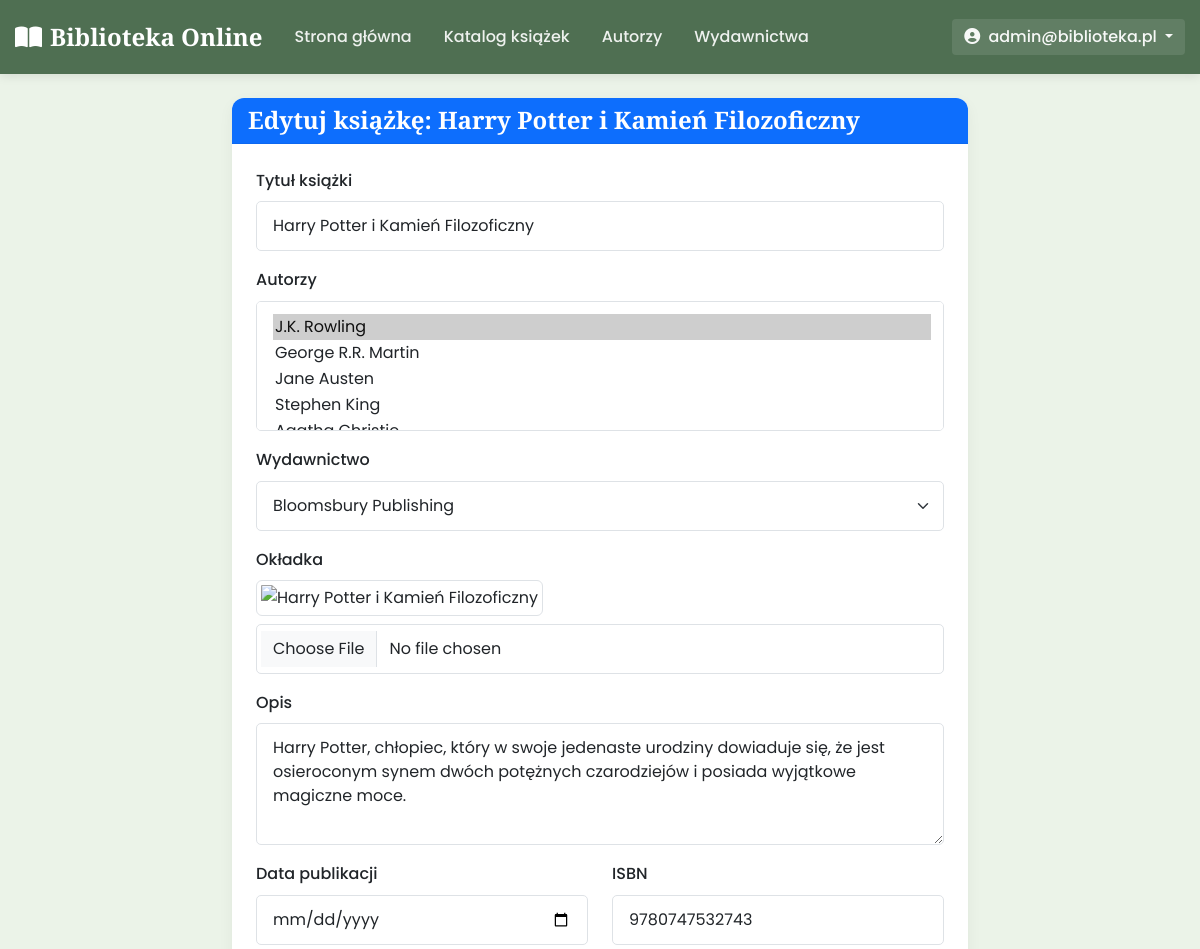
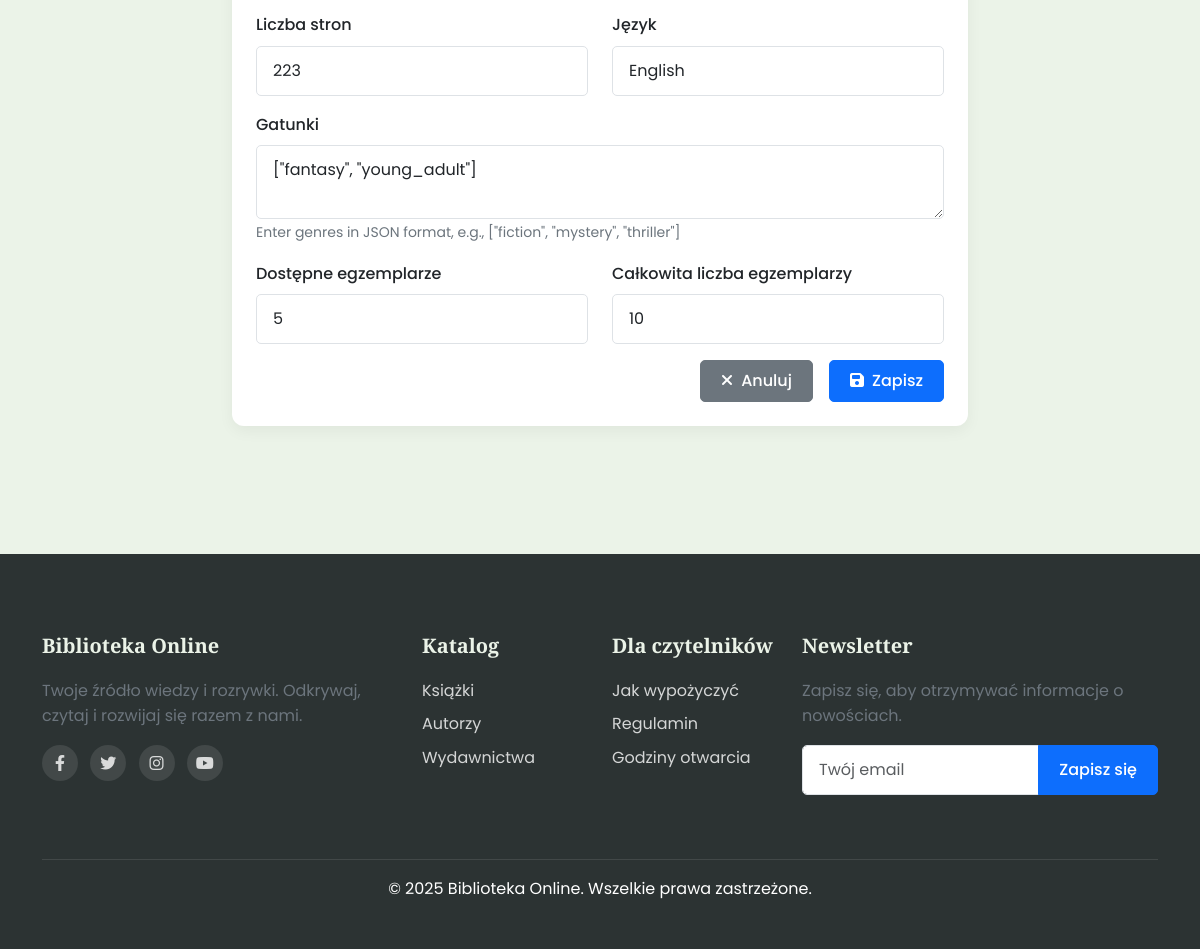
The app's page /librarian/books/1/edit/ (signed in) with its own data (2 pictures, top to bottom).
### accounts/models.py (models this page shows, shortened)
class CustomUser(AbstractUser):
    username = None
    email = models.EmailField(_('email address'), unique=True)
    USERNAME_FIELD = 'email'
    REQUIRED_FIELDS = []
    objects = CustomUserManager()

### library/models.py (models this page shows, shortened)
class Book(models.Model):
    title = models.CharField(max_length=200)
    authors = models.ManyToManyField(Author, related_name='books')
    publisher = models.ForeignKey(Publisher, on_delete=models.SET_NULL, null=True, related_name='books')
    cover = models.ImageField(upload_to='covers/', blank=True, null=True)
    description = models.TextField(blank=True)
    publication_date = models.DateField(blank=True, null=True)
    isbn = models.CharField(max_length=13, blank=True, null=True)
    pages = models.PositiveIntegerField(blank=True, null=True)
    language = models.CharField(max_length=50, blank=True, null=True)
    genres = models.JSONField(blank=True, null=True)
    categories = models.ManyToManyField(Category, related_name='books', blank=True)
    available_copies = models.PositiveIntegerField(default=0)
    total_copies = models.PositiveIntegerField(default=0)

### library/views.py (the view)
# urls.py: path('librarian/books/<int:pk>/edit/', views.book_update, name='book_update'),
@user_passes_test(is_librarian_or_admin)
def book_update(request, pk):
    book = get_object_or_404(Book, pk=pk)
    if request.method == 'POST':
        form = BookForm(request.POST, request.FILES, instance=book)
        if form.is_valid():
            book = form.save()
            messages.success(request, f'Książka "{book.title}" została zaktualizowana pomyślnie.')
            return redirect('book_detail', pk=book.pk)
    else:
        form = BookForm(instance=book)
    return render(request, 'library/librarian/book_form.html', {
        'form': form,
        'book': book,
        'title': f'Edytuj książkę: {book.title}',
    })

### library/models.py (called while the page is built)
    def __str__(self):
        return self.name

    def __str__(self):
        return self.name

### library/views.py (called while the page is built)
def is_librarian_or_admin(user):
    return user.is_authenticated and hasattr(user, 'profile') and (user.profile.role in ['admin', 'librarian'] or user.is_staff)

### templates/library/librarian/book_form.html (shortened to what this page needs)
{% extends 'base.html' %}
{% load static %}
{% block content %}
<div class="container">
    <div class="row">
        <div class="col-lg-8 mx-auto">
            <div class="card">
                <div class="card-header bg-primary text-white">
                    <h4 class="card-title mb-0">{{ title }}</h4>
                </div>
                <div class="card-body">
                    <form method="post" enctype="multipart/form-data">
                        <div class="mb-3">
                            <label for="{{ form.title.id_for_label }}" class="form-label">Tytuł książki</label>
                            {{ form.title }}
                        </div>
                        <div class="mb-3">
                            <label for="{{ form.authors.id_for_label }}" class="form-label">Autorzy</label>
                            {{ form.authors }}
                        </div>
                        <div class="mb-3">
                            <label for="{{ form.publisher.id_for_label }}" class="form-label">Wydawnictwo</label>
                            {{ form.publisher }}
                        </div>
                        <div class="mb-3">
                            <label for="{{ form.cover.id_for_label }}" class="form-label">Okładka</label>
                            {% if book.cover %}
                            <div class="mb-2">
                                <img src="{{ book.cover.url }}" alt="{{ book.title }}" class="img-thumbnail" style="max-height: 200px;">
                            </div>
                            {% endif %}
                            {{ form.cover }}
                        </div>
                        <div class="mb-3">
                            <label for="{{ form.description.id_for_label }}" class="form-label">Opis</label>
                            {{ form.description }}
                        </div>
                        <div class="row">
                            <div class="col-md-6 mb-3">
                                <label for="{{ form.publication_date.id_for_label }}" class="form-label">Data publikacji</label>
                                {{ form.publication_date }}
                            </div>
                            <div class="col-md-6 mb-3">
                                <label for="{{ form.isbn.id_for_label }}" class="form-label">ISBN</label>
                                {{ form.isbn }}
                            </div>
                        </div>
                        <div class="row">
                            <div class="col-md-6 mb-3">
                                <label for="{{ form.pages.id_for_label }}" class="form-label">Liczba stron</label>
                                {{ form.pages }}
                            </div>
                            <div class="col-md-6 mb-3">
                                <label for="{{ form.language.id_for_label }}" class="form-label">Język</label>
                                {{ form.language }}
                            </div>
                        </div>
                        <div class="mb-3">
                            <label for="{{ form.genres.id_for_label }}" class="form-label">Gatunki</label>
                            {{ form.genres }}
                            {% if form.genres.help_text %}
                            <small class="form-text text-muted">{{ form.genres.help_text }}</small>
                            {% endif %}
                        </div>
                        <div class="row">
                            <div class="col-md-6 mb-3">
                                <label for="{{ form.available_copies.id_for_label }}" class="form-label">Dostępne egzemplarze</label>
                                {{ form.available_copies }}
                            </div>
                            <div class="col-md-6 mb-3">
                                <label for="{{ form.total_copies.id_for_label }}" class="form-label">Całkowita liczba egzemplarzy</label>
                                {{ form.total_copies }}
                            </div>
                        </div>
                        <div class="d-grid gap-2 d-md-flex justify-content-md-end">
                            <a href="{% url 'book_list' %}" class="btn btn-secondary me-md-2">
                                <i class="fas fa-times me-1"></i> Anuluj
                            </a>
                            <button type="submit" class="btn btn-primary">
                                <i class="fas fa-save me-1"></i> Zapisz
                            </button>
                        </div>
                    </form>
                </div>
            </div>
        </div>
    </div>
</div>
{% endblock %}

### templates/base.html (shortened to what this page needs)
<!DOCTYPE html>
{% load static %}
{% load i18n %}
<html lang="pl">
<head>
    <link href="https://cdn.jsdelivr.net/npm/bootstrap@5.3.0/dist/css/bootstrap.min.css" rel="stylesheet">
    <link rel="stylesheet" href="https://cdnjs.cloudflare.com/ajax/libs/font-awesome/6.4.0/css/all.min.css">
    <link rel="stylesheet" href="{% static 'css/style.css' %}">
</head>
<body>
    <nav class="navbar navbar-expand-lg navbar-dark sticky-top" style="background-color: #4F6F52; box-shadow: 0 2px 10px rgba(0, 0, 0, 0.1); padding: 0.8rem 0;">
        <div class="container-xl">
            <a class="navbar-brand" href="{% url 'home' %}" style="font-weight: 700; font-size: 1.5rem; color: #ffffff !important;">
                <i class="fas fa-book-open me-2"></i>Biblioteka Online
            </a>
            <div class="collapse navbar-collapse" id="navbarNav">
                <ul class="navbar-nav me-auto">
                    <li class="nav-item">
                        <a class="nav-link" href="{% url 'home' %}" style="color: rgba(255, 255, 255, 0.9) !important; font-weight: 500; padding: 0.5rem 1rem;">Strona główna</a>
                    </li>
                    <li class="nav-item">
                        <a class="nav-link" href="{% url 'book_list' %}" style="color: rgba(255, 255, 255, 0.9) !important; font-weight: 500; padding: 0.5rem 1rem;">Katalog książek</a>
                    </li>
                    <li class="nav-item">
                        <a class="nav-link" href="{% url 'author_list' %}" style="color: rgba(255, 255, 255, 0.9) !important; font-weight: 500; padding: 0.5rem 1rem;">Autorzy</a>
                    </li>
                    <li class="nav-item">
                        <a class="nav-link" href="{% url 'publisher_list' %}" style="color: rgba(255, 255, 255, 0.9) !important; font-weight: 500; padding: 0.5rem 1rem;">Wydawnictwa</a>
                    </li>
                </ul>
                <ul class="navbar-nav d-flex align-items-center">
                    {% if user.is_authenticated %}
                    <li class="nav-item dropdown">
                        <a class="nav-link dropdown-toggle btn btn-sm" href="#" id="userDropdown" role="button"
                           data-bs-toggle="dropdown" aria-expanded="false" style="color: rgba(255, 255, 255, 0.95) !important; font-weight: 500; background-color: rgba(255, 255, 255, 0.1); border-radius: 4px; padding: 0.375rem 0.75rem;">
                            <i class="fas fa-user-circle me-1"></i> {{ user.get_full_name|default:user.email }}
                        </a>
                    </li>
                    {% endif %}
                </ul>
            </div>
        </div>
    </nav>
    <main class="container-xl my-4">
        {% block content %}{% endblock %}
    </main>
    <footer class="footer mt-5" style="background-color: #2C3333; color: #ffffff; padding: 2rem 0;">
        <div class="container">
            <div class="row py-5">
                <div class="col-lg-4 mb-4 mb-lg-0">
                    <h5 class="footer-heading">Biblioteka Online</h5>
                    <p class="text-muted">Twoje źródło wiedzy i rozrywki. Odkrywaj, czytaj i rozwijaj się razem z nami.</p>
                    <div class="social-icons mt-3">
                        <a href="{% url 'home' %}" class="me-2"><i class="fab fa-facebook-f"></i></a>
                        <a href="{% url 'home' %}" class="me-2"><i class="fab fa-twitter"></i></a>
                        <a href="{% url 'home' %}" class="me-2"><i class="fab fa-instagram"></i></a>
                        <a href="{% url 'home' %}"><i class="fab fa-youtube"></i></a>
                    </div>
                </div>
                <div class="col-lg-2 col-md-6 mb-4 mb-lg-0">
                    <h5 class="footer-heading">Katalog</h5>
                    <ul class="list-unstyled">
                        <li><a href="{% url 'book_list' %}">Książki</a></li>
                        <li><a href="{% url 'author_list' %}">Autorzy</a></li>
                        <li><a href="{% url 'publisher_list' %}">Wydawnictwa</a></li>
                    </ul>
                </div>
                <div class="col-lg-2 col-md-6 mb-4 mb-lg-0">
                    <h5 class="footer-heading">Dla czytelników</h5>
                    <ul class="list-unstyled">
                        <li><a href="{% url 'how_to_borrow' %}">Jak wypożyczyć</a></li>
                        <li><a href="{% url 'rules' %}">Regulamin</a></li>
                        <li><a href="{% url 'opening_hours' %}">Godziny otwarcia</a></li>
                    </ul>
                </div>
                <div class="col-lg-4">
                    <h5 class="footer-heading">Newsletter</h5>
                    <p class="text-muted">Zapisz się, aby otrzymywać informacje o nowościach.</p>
                    <form method="get" action="{% url 'home' %}">
                        <div class="input-group mb-3">
                            <input type="email" class="form-control" placeholder="Twój email" aria-label="Email address">
                            <button class="btn btn-primary" type="submit">Zapisz się</button>
                        </div>
                    </form>
                </div>
            </div>
            <div class="footer-bottom py-3 text-center border-top">
                <p class="mb-0">&copy; {% now "Y" %} Biblioteka Online. Wszelkie prawa zastrzeżone.</p>
            </div>
        </div>
    </footer>
</body>
</html>

### static/css/style.css (style rules this page uses)
body { display: flex; flex-direction: column; min-height: 100vh; font-family: 'Poppins', sans-serif; line-height: 1.6; color: #333333; background-color: #EBF3E8; width: 100%; overflow-x: hidden; }
main { flex: 1; padding-bottom: 2rem; width: 100%; }
.container-xl { max-width: 1400px; width: 100%; padding-right: 15px; padding-left: 15px; margin-right: auto; margin-left: auto; }
h1, h2, h3, h4, h5, .navbar-brand { font-family: 'Playfair Display', serif; font-weight: 700; }
.navbar { background-color: #4F6F52; box-shadow: 0 2px 10px rgba(0, 0, 0, 0.1); padding: 0.8rem 0; }
.navbar-brand { font-weight: 700; font-size: 1.5rem; color: #ffffff !important; }
.navbar-nav .nav-link { font-weight: 500; padding: 0.5rem 1rem; color: rgba(255, 255, 255, 0.9) !important; transition: all 0.3s ease; }
.card { border: none; border-radius: 12px; box-shadow: 0 5px 15px rgba(0, 0, 0, 0.05); transition: transform 0.3s ease, box-shadow 0.3s ease; margin-bottom: 1.5rem; overflow: hidden; background-color: #fff; }
.card-header { background-color: var(--light); border-bottom: 1px solid rgba(0, 0, 0, 0.05); font-weight: 600; color: var(--primary); }
.card-title { color: var(--primary-dark); font-weight: 600; }
.card-body { padding: 1.5rem; }
.footer { background-color: #2C3333; color: #fff; }
.footer-heading { font-weight: 600; margin-bottom: 1.2rem; color: #EBF3E8; }
.footer a { color: rgba(255, 255, 255, 0.8); text-decoration: none; transition: color 0.3s ease; }
.footer .list-unstyled li { margin-bottom: 0.5rem; }
.footer .social-icons a { display: inline-flex; align-items: center; justify-content: center; width: 36px; height: 36px; background-color: rgba(255, 255, 255, 0.1); border-radius: 50%; transition: all 0.3s ease; }
.footer-bottom { border-color: rgba(255, 255, 255, 0.1) !important; }
.btn-primary { background-color: #4F6F52; border-color: #4F6F52; }
.btn { padding: 0.5rem 1.25rem; border-radius: 5px; font-weight: 500; transition: all 0.3s ease; }
.btn-primary { background-color: #0d6efd; border-color: #0d6efd; }
.form-control, .form-select { padding: 0.75rem 1rem; border-radius: 5px; border: 1px solid #dee2e6; transition: border-color 0.15s ease-in-out, box-shadow 0.15s ease-in-out; }
.form-label { font-weight: 500; margin-bottom: 0.5rem; }
footer { background-color: #f8f9fa; margin-top: auto; }
.text-muted { color: #6c757d !important; }

### records on screen
CustomUser: get_full_name "admin@biblioteka.pl"
Book: title "Harry Potter i Kamień Filozoficzny", publisher "Bloomsbury Publishing", description "Harry Potter, chłopiec, który w swoje jedenaste urodziny dowiaduje się, że jest osieroconym synem dwóch potężnych czarodziejów i posiada wyjątkowe magiczne moce.", isbn "9780747532743", pages "223", language "English", genres "[\"fantasy\", \"young_adult\"]", available_copies "5", total_copies "10"

### other values on screen
{{ title }} "Edytuj książkę: Harry Potter i Kamień Filozoficzny"
